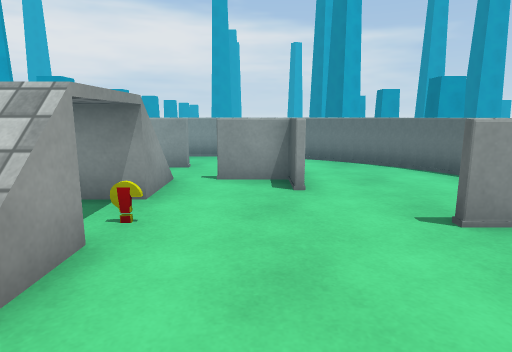
view 1 (above)

12 first-person views from a walk through a Unity game level. The camera is 1.2 m above the floor, tilts 10° down and sees 75° across. The floor is counted in squares, 1 m on a side. Each view is taken from the middle of a square. On the plan, view 1 faces up. The plan holds only what a view shows up to about 14 squares ahead; the rest is blank. The place goes on beyond the plan. The player character is not drawn. Surface patterns are stand-ins for the level's own textures.

view 2
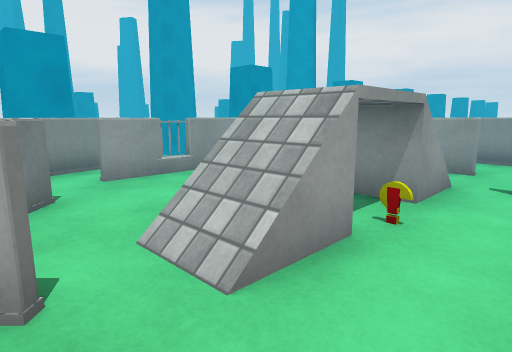

view 3
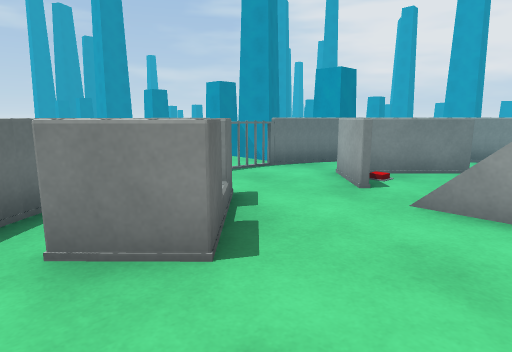

view 4
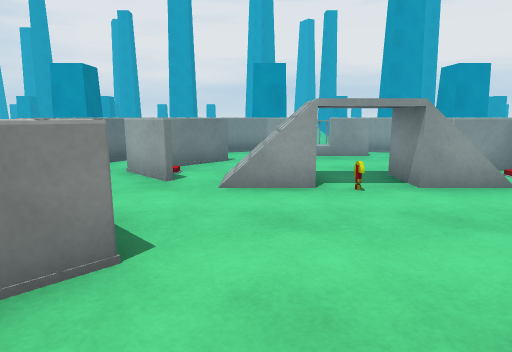

view 5
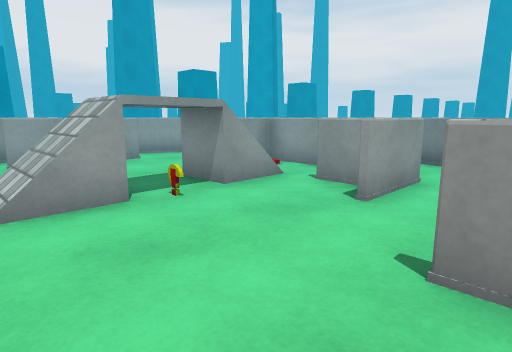

view 6
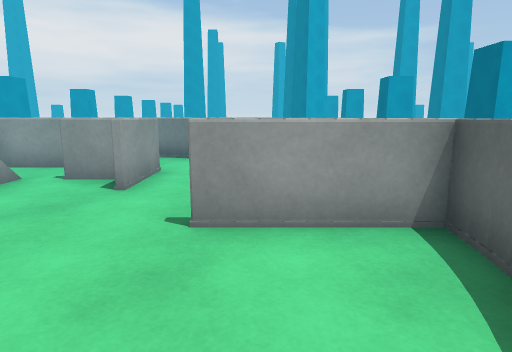

view 7
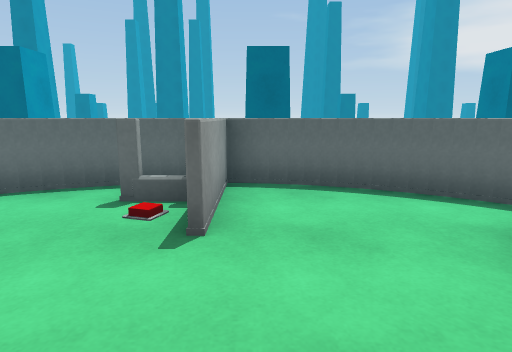

view 8
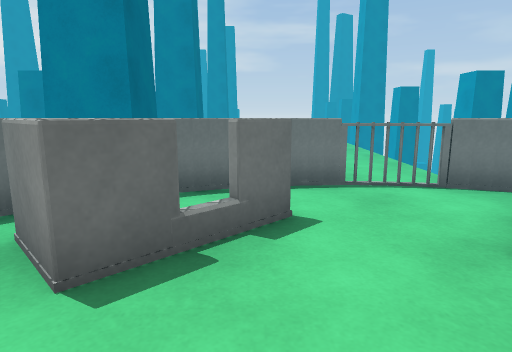

view 9
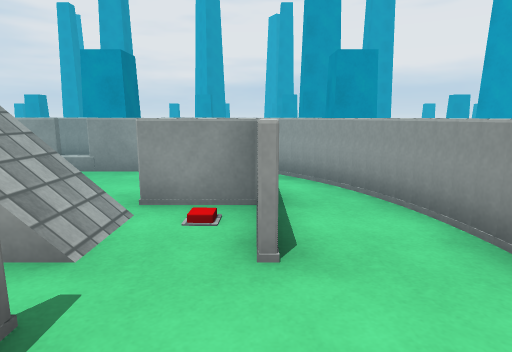

view 10
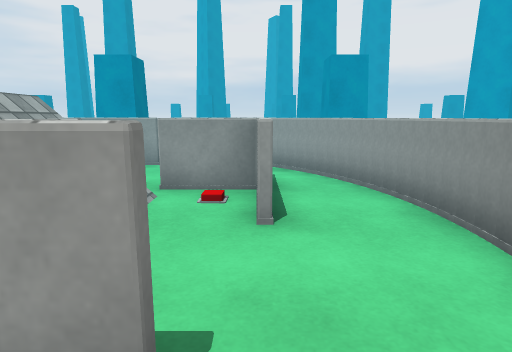

view 11
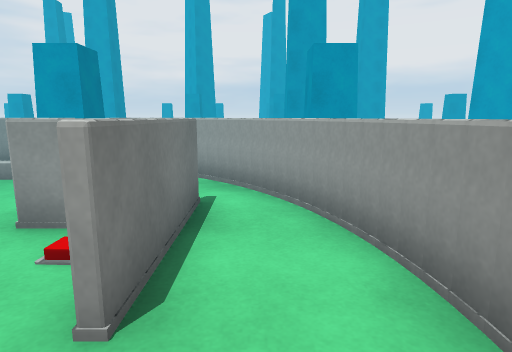

view 12
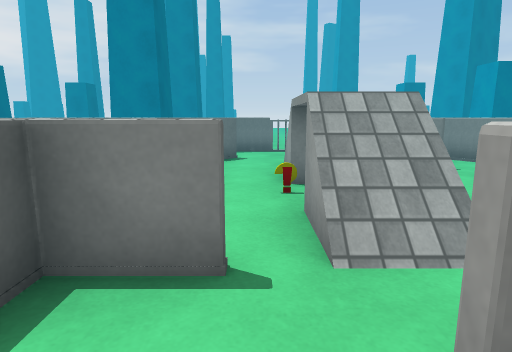

### Floor plan
Key: @ floor where view 1 was taken; # wall or solid block; x gap in a wall; . main floor; : floor 1.5 m higher than the main floor; / step, stairs or slope; = window, fence, low wall or low ledge; v drop or lower ground.
Columns run from 8 left of view 1 to 5 right of it. Each row starts with its distance up from view 1.
 10    v======v
  9   vx......==
  8  v.#===.....v
  7  =..=...==..=
  6 =...#=/..=...=
  5 #=...v/.....##
  4 ##...v:....==#
  3 #=...v/......=
  2 ##...=/......=
  1 v..=.........v
  0  =.x==..@x=.=
 -1  v=##...=##=v
 -2    ##....##
 -3     v#x==v
 -4     v..
 -5     v

Where each view was taken, in squares from view 1:
view 1: 0 up, 0 right, facing up
view 2: 0 up, 0 right, facing up-left
view 3: 3 up, 3 right, facing down-left
view 4: 2 up, 4 right, facing left
view 5: 1 up, 3 right, facing up-left
view 6: 0 up, 3 right, facing up
view 7: 3 up, 1 left, facing right
view 8: 3 up, 0 right, facing down
view 9: 8 up, 1 right, facing left
view 10: 8 up, 2 right, facing left
view 11: 9 up, 0 right, facing left
view 12: 9 up, 1 left, facing down
